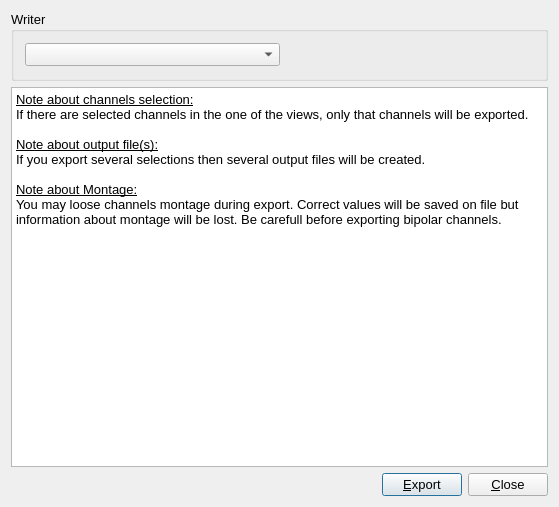
<?xml version="1.0" encoding="UTF-8"?>
<ui version="4.0">
 <class>ExportDialogClass</class>
 <widget class="QDialog" name="ExportDialogClass">
  <property name="geometry">
   <rect>
    <x>0</x>
    <y>0</y>
    <width>559</width>
    <height>507</height>
   </rect>
  </property>
  <property name="minimumSize">
   <size>
    <width>338</width>
    <height>417</height>
   </size>
  </property>
  <property name="maximumSize">
   <size>
    <width>16777215</width>
    <height>16777215</height>
   </size>
  </property>
  <property name="font">
   <font>
    <family>MS Shell Dlg 2</family>
    <pointsize>10</pointsize>
   </font>
  </property>
  <property name="windowTitle">
   <string>Export Data</string>
  </property>
  <property name="windowIcon">
   <iconset resource="../../resources/AnyWave.qrc">
    <normaloff>:/images/AnyWave_logo.jpg</normaloff>:/images/AnyWave_logo.jpg</iconset>
  </property>
  <layout class="QGridLayout" name="gridLayout">
   <item row="0" column="0">
    <widget class="QGroupBox" name="groupBox">
     <property name="sizePolicy">
      <sizepolicy hsizetype="Preferred" vsizetype="Fixed">
       <horstretch>0</horstretch>
       <verstretch>0</verstretch>
      </sizepolicy>
     </property>
     <property name="minimumSize">
      <size>
       <width>0</width>
       <height>70</height>
      </size>
     </property>
     <property name="title">
      <string>Writer</string>
     </property>
     <layout class="QGridLayout" name="gridLayout_2">
      <item row="0" column="0">
       <widget class="QComboBox" name="comboFormat">
        <property name="sizePolicy">
         <sizepolicy hsizetype="Expanding" vsizetype="Fixed">
          <horstretch>0</horstretch>
          <verstretch>0</verstretch>
         </sizepolicy>
        </property>
       </widget>
      </item>
      <item row="0" column="1">
       <spacer name="horizontalSpacer_2">
        <property name="orientation">
         <enum>Qt::Horizontal</enum>
        </property>
        <property name="sizeHint" stdset="0">
         <size>
          <width>40</width>
          <height>20</height>
         </size>
        </property>
       </spacer>
      </item>
     </layout>
    </widget>
   </item>
   <item row="2" column="0">
    <layout class="QHBoxLayout" name="horizontalLayout">
     <item>
      <spacer name="horizontalSpacer">
       <property name="orientation">
        <enum>Qt::Horizontal</enum>
       </property>
       <property name="sizeHint" stdset="0">
        <size>
         <width>40</width>
         <height>20</height>
        </size>
       </property>
      </spacer>
     </item>
     <item>
      <widget class="QPushButton" name="pushButton_2">
       <property name="sizePolicy">
        <sizepolicy hsizetype="Preferred" vsizetype="Preferred">
         <horstretch>0</horstretch>
         <verstretch>0</verstretch>
        </sizepolicy>
       </property>
       <property name="text">
        <string>&amp;Export</string>
       </property>
       <property name="autoDefault">
        <bool>false</bool>
       </property>
       <property name="default">
        <bool>true</bool>
       </property>
      </widget>
     </item>
     <item>
      <widget class="QPushButton" name="pushButton">
       <property name="sizePolicy">
        <sizepolicy hsizetype="Preferred" vsizetype="Preferred">
         <horstretch>0</horstretch>
         <verstretch>0</verstretch>
        </sizepolicy>
       </property>
       <property name="text">
        <string>&amp;Close</string>
       </property>
      </widget>
     </item>
    </layout>
   </item>
   <item row="1" column="0">
    <widget class="QTextEdit" name="teInfos">
     <property name="html">
      <string>&lt;!DOCTYPE HTML PUBLIC &quot;-//W3C//DTD HTML 4.0//EN&quot; &quot;http://www.w3.org/TR/REC-html40/strict.dtd&quot;&gt;
&lt;html&gt;&lt;head&gt;&lt;meta name=&quot;qrichtext&quot; content=&quot;1&quot; /&gt;&lt;style type=&quot;text/css&quot;&gt;
p, li { white-space: pre-wrap; }
&lt;/style&gt;&lt;/head&gt;&lt;body style=&quot; font-family:'MS Shell Dlg 2'; font-size:10pt; font-weight:400; font-style:normal;&quot;&gt;
&lt;p style=&quot; margin-top:0px; margin-bottom:0px; margin-left:0px; margin-right:0px; -qt-block-indent:0; text-indent:0px;&quot;&gt;&lt;span style=&quot; font-family:'Arial'; text-decoration: underline;&quot;&gt;Note about channels selection:&lt;/span&gt;&lt;/p&gt;
&lt;p style=&quot; margin-top:0px; margin-bottom:0px; margin-left:0px; margin-right:0px; -qt-block-indent:0; text-indent:0px;&quot;&gt;&lt;span style=&quot; font-family:'Arial';&quot;&gt;If there are selected channels in the one of the views, only that channels will be exported.&lt;/span&gt;&lt;/p&gt;
&lt;p style=&quot;-qt-paragraph-type:empty; margin-top:0px; margin-bottom:0px; margin-left:0px; margin-right:0px; -qt-block-indent:0; text-indent:0px; font-family:'Arial';&quot;&gt;&lt;br /&gt;&lt;/p&gt;
&lt;p style=&quot; margin-top:0px; margin-bottom:0px; margin-left:0px; margin-right:0px; -qt-block-indent:0; text-indent:0px;&quot;&gt;&lt;span style=&quot; font-family:'Arial'; text-decoration: underline;&quot;&gt;Note about output file(s):&lt;/span&gt;&lt;/p&gt;
&lt;p style=&quot; margin-top:0px; margin-bottom:0px; margin-left:0px; margin-right:0px; -qt-block-indent:0; text-indent:0px;&quot;&gt;&lt;span style=&quot; font-family:'Arial';&quot;&gt;If you export several selections then several output files will be created.&lt;/span&gt;&lt;/p&gt;
&lt;p style=&quot;-qt-paragraph-type:empty; margin-top:0px; margin-bottom:0px; margin-left:0px; margin-right:0px; -qt-block-indent:0; text-indent:0px; font-family:'Arial';&quot;&gt;&lt;br /&gt;&lt;/p&gt;
&lt;p style=&quot; margin-top:0px; margin-bottom:0px; margin-left:0px; margin-right:0px; -qt-block-indent:0; text-indent:0px;&quot;&gt;&lt;span style=&quot; font-family:'Arial'; text-decoration: underline;&quot;&gt;Note about Montage:&lt;/span&gt;&lt;/p&gt;
&lt;p style=&quot; margin-top:0px; margin-bottom:0px; margin-left:0px; margin-right:0px; -qt-block-indent:0; text-indent:0px;&quot;&gt;&lt;span style=&quot; font-family:'Arial';&quot;&gt;You may loose channels montage during export. Correct values will be saved on file but information about montage will be lost. Be carefull before exporting bipolar channels.&lt;/span&gt;&lt;/p&gt;&lt;/body&gt;&lt;/html&gt;</string>
     </property>
    </widget>
   </item>
  </layout>
 </widget>
 <layoutdefault spacing="6" margin="11"/>
 <resources>
  <include location="../../resources/AnyWave.qrc"/>
 </resources>
 <connections>
  <connection>
   <sender>pushButton_2</sender>
   <signal>clicked()</signal>
   <receiver>ExportDialogClass</receiver>
   <slot>accept()</slot>
   <hints>
    <hint type="sourcelabel">
     <x>221</x>
     <y>184</y>
    </hint>
    <hint type="destinationlabel">
     <x>134</x>
     <y>184</y>
    </hint>
   </hints>
  </connection>
  <connection>
   <sender>pushButton</sender>
   <signal>clicked()</signal>
   <receiver>ExportDialogClass</receiver>
   <slot>reject()</slot>
   <hints>
    <hint type="sourcelabel">
     <x>324</x>
     <y>186</y>
    </hint>
    <hint type="destinationlabel">
     <x>294</x>
     <y>200</y>
    </hint>
   </hints>
  </connection>
 </connections>
</ui>
